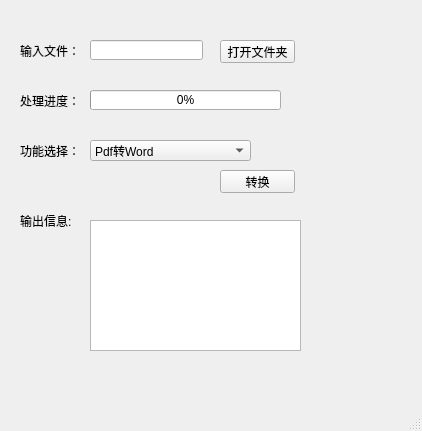
<?xml version="1.0" encoding="UTF-8"?>
<ui version="4.0">
 <class>officeConverter</class>
 <widget class="QMainWindow" name="officeConverter">
  <property name="geometry">
   <rect>
    <x>0</x>
    <y>0</y>
    <width>422</width>
    <height>431</height>
   </rect>
  </property>
  <property name="windowTitle">
   <string>OfficeConvert</string>
  </property>
  <widget class="QWidget" name="centralwidget">
   <widget class="QPushButton" name="openDirectory">
    <property name="geometry">
     <rect>
      <x>220</x>
      <y>40</y>
      <width>75</width>
      <height>23</height>
     </rect>
    </property>
    <property name="text">
     <string>打开文件夹</string>
    </property>
   </widget>
   <widget class="QLabel" name="label">
    <property name="geometry">
     <rect>
      <x>20</x>
      <y>40</y>
      <width>61</width>
      <height>21</height>
     </rect>
    </property>
    <property name="text">
     <string>输入文件：</string>
    </property>
   </widget>
   <widget class="QLineEdit" name="inputPath">
    <property name="geometry">
     <rect>
      <x>90</x>
      <y>40</y>
      <width>113</width>
      <height>20</height>
     </rect>
    </property>
   </widget>
   <widget class="QProgressBar" name="progressBar">
    <property name="geometry">
     <rect>
      <x>90</x>
      <y>90</y>
      <width>191</width>
      <height>20</height>
     </rect>
    </property>
    <property name="value">
     <number>0</number>
    </property>
   </widget>
   <widget class="QLabel" name="label_2">
    <property name="geometry">
     <rect>
      <x>20</x>
      <y>90</y>
      <width>61</width>
      <height>21</height>
     </rect>
    </property>
    <property name="text">
     <string>处理进度：</string>
    </property>
   </widget>
   <widget class="QComboBox" name="comboBox">
    <property name="geometry">
     <rect>
      <x>90</x>
      <y>140</y>
      <width>161</width>
      <height>21</height>
     </rect>
    </property>
    <item>
     <property name="text">
      <string>Pdf转Word</string>
     </property>
    </item>
    <item>
     <property name="text">
      <string>Word转Pdf</string>
     </property>
    </item>
   </widget>
   <widget class="QLabel" name="label_3">
    <property name="geometry">
     <rect>
      <x>20</x>
      <y>140</y>
      <width>61</width>
      <height>21</height>
     </rect>
    </property>
    <property name="text">
     <string>功能选择：</string>
    </property>
   </widget>
   <widget class="QPushButton" name="launch">
    <property name="geometry">
     <rect>
      <x>220</x>
      <y>170</y>
      <width>75</width>
      <height>23</height>
     </rect>
    </property>
    <property name="text">
     <string>转换</string>
    </property>
   </widget>
   <widget class="QTextBrowser" name="textBrowser">
    <property name="geometry">
     <rect>
      <x>90</x>
      <y>220</y>
      <width>211</width>
      <height>131</height>
     </rect>
    </property>
    <property name="font">
     <font>
      <family>仿宋</family>
      <weight>50</weight>
      <bold>false</bold>
     </font>
    </property>
   </widget>
   <widget class="QLabel" name="label_4">
    <property name="geometry">
     <rect>
      <x>20</x>
      <y>210</y>
      <width>61</width>
      <height>21</height>
     </rect>
    </property>
    <property name="text">
     <string>输出信息:</string>
    </property>
   </widget>
  </widget>
  <widget class="QMenuBar" name="menubar">
   <property name="geometry">
    <rect>
     <x>0</x>
     <y>0</y>
     <width>422</width>
     <height>22</height>
    </rect>
   </property>
  </widget>
  <widget class="QStatusBar" name="statusbar"/>
 </widget>
 <resources/>
 <connections/>
</ui>
